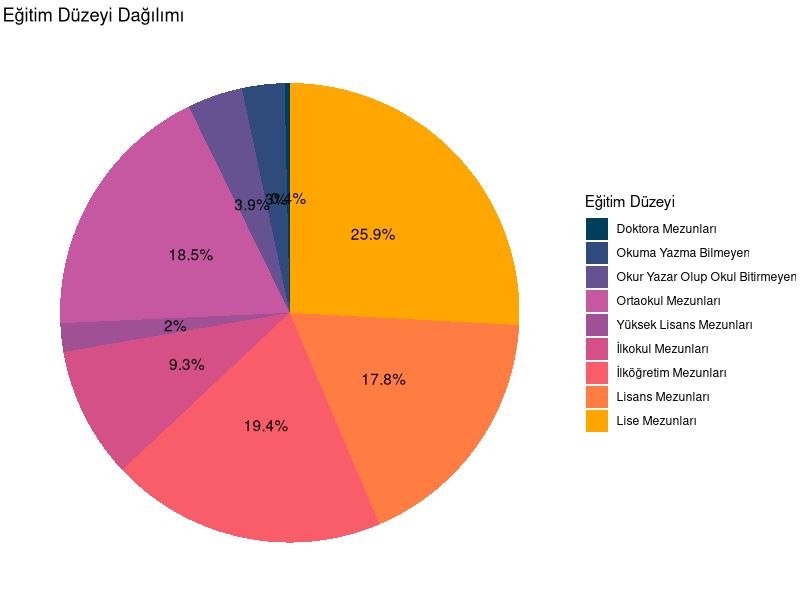
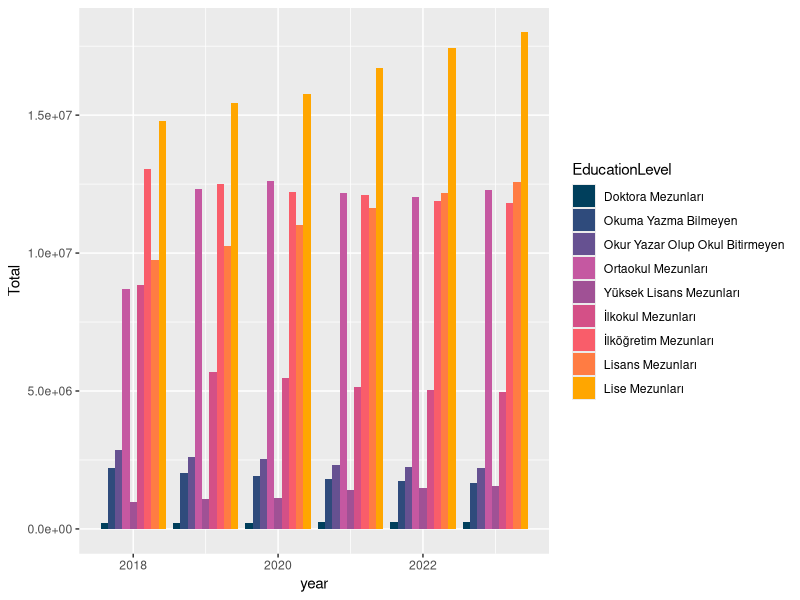
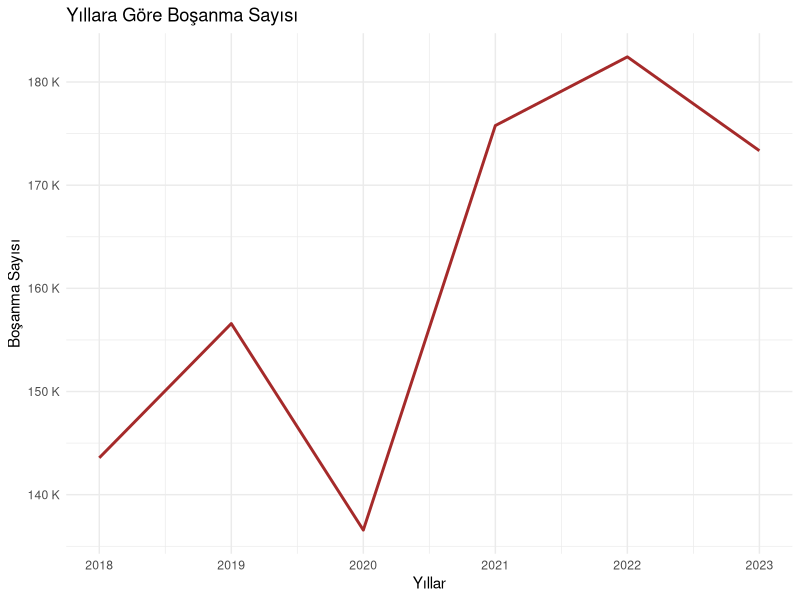
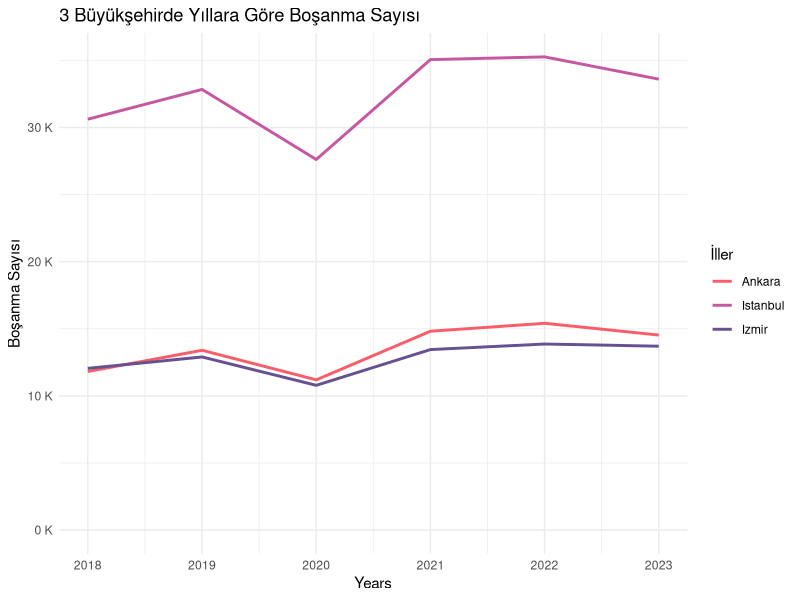
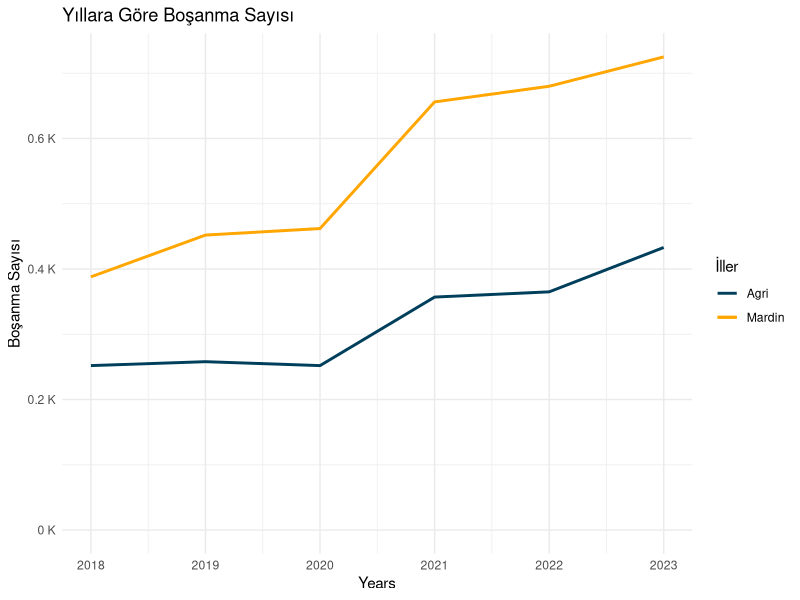
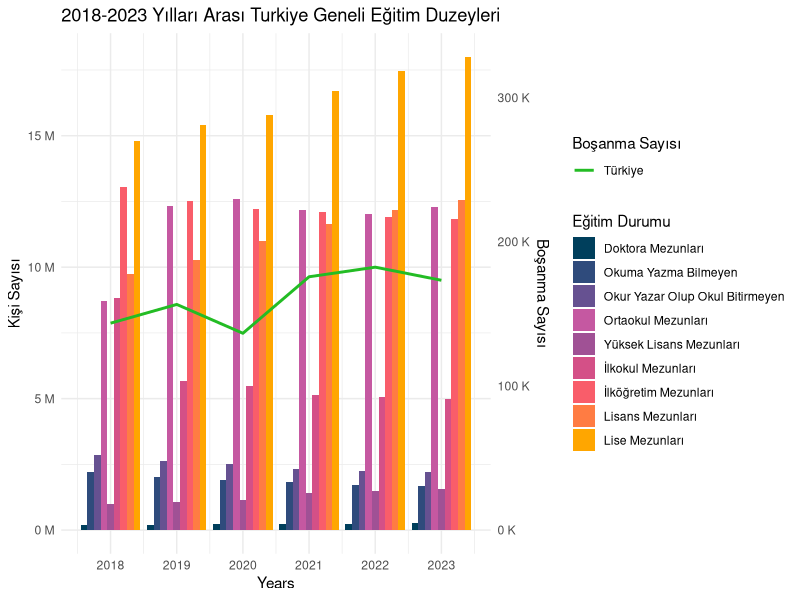
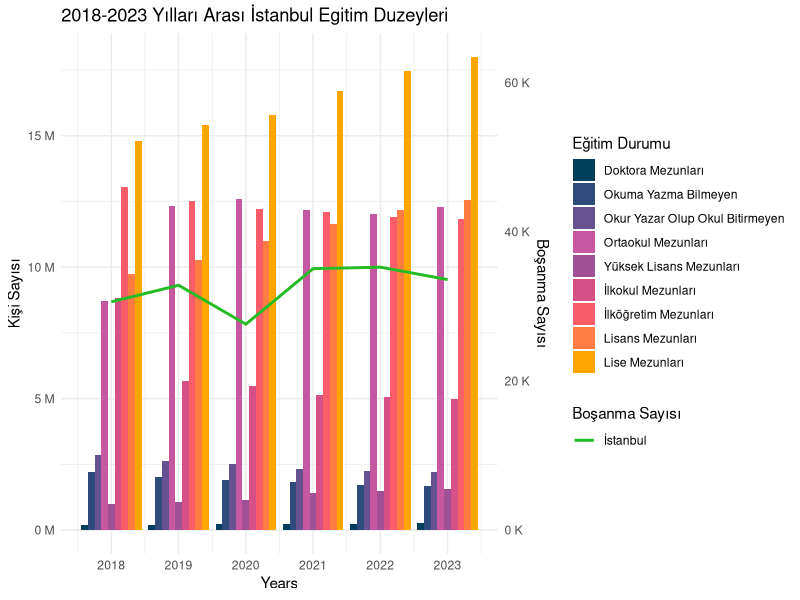
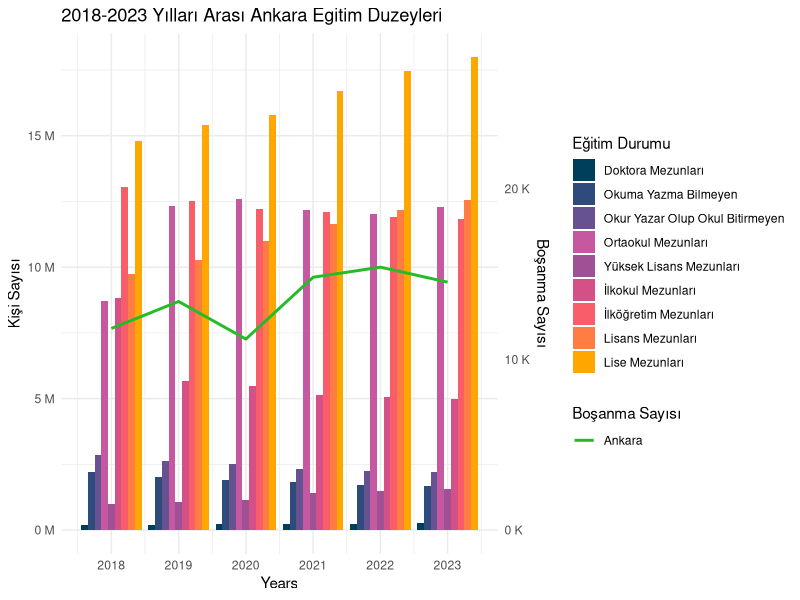

The R script that drew these images, in order:
## ---- chunk 1

  
# Kütüphaneler
suppressPackageStartupMessages(library(readr))
suppressPackageStartupMessages(library(ggplot2))
suppressPackageStartupMessages(library(dplyr))
suppressPackageStartupMessages(library(tidyr))  # pivot_longer fonksiyonu için


# Read bar data
bar_data <- read.csv("./calisma2-veriler/veri_edited_en.csv", header = TRUE, encoding = "UTF-8", sep = ";")

# bar_data ilk 10 satır
knitr::kable(head(bar_data, 10), caption = "Veri Setinin İlk 10 Satırı")

# Reshape bar data to long format
bar_data_long <- bar_data %>%
  pivot_longer(cols = c("illiterate_total", "literate_without_diploma_total", "primary_school_total", "primary_education_total",
                        "lower_secondary_school_total", "upper_secondary_school_total",
                        "universities_and_other_higher_educational_institutions_total",
                        "master_total", "doctorate_total"), names_to = "EducationLevel", values_to = "Total")

# Eğitim düzeyi dağılımı için pie chart
education_summary <- bar_data_long %>%
    group_by(EducationLevel) %>%
    summarize(Total = sum(Total, na.rm = TRUE))

  print(ggplot(education_summary, aes(x = "", y = Total, fill = EducationLevel)) +
    geom_bar(stat = "identity", width = 1) +
    coord_polar("y", start = 0) +
    labs(title = "Eğitim Düzeyi Dağılımı", fill = "Eğitim Düzeyi") +
    theme_void() +
    geom_text(aes(label = paste0(round((Total / sum(Total)) * 100, 1), "%")), 
              position = position_stack(vjust = 0.5)) +
    scale_fill_manual(values = c("doctorate_total" ="#003f5c",
                               "illiterate_total" = "#2f4b7c", 
                               "literate_without_diploma_total" = "#665191",
                               "lower_secondary_school_total" = "#c558a1",
                               "master_total" = "#a05195",
                               "primary_education_total" = "#d45087",
                               "primary_school_total" = "#f95d6a", "universities_and_other_higher_educational_institutions_total" ="#ff7c43",
                               "upper_secondary_school_total" ="#ffa600"
                               ),
                    labels = c("Doktora Mezunları",
                               "Okuma Yazma Bilmeyen",
                               "Okur Yazar Olup Okul Bitirmeyen",
                               "Ortaokul Mezunları",
                               "Yüksek Lisans Mezunları",
                               "İlkokul Mezunları",
                               "İlköğretim Mezunları",
                               "Lisans Mezunları",
                               "Lise Mezunları"
                               )))

print(ggplot(bar_data_long, aes(x = year, fill = EducationLevel)) +
        geom_bar(aes(y = Total), stat = "identity", position = "dodge", alpha = 1) +
        scale_fill_manual(values = c("doctorate_total" ="#003f5c",
                               "illiterate_total" = "#2f4b7c", 
                               "literate_without_diploma_total" = "#665191",
                               "lower_secondary_school_total" = "#c558a1",
                               "master_total" = "#a05195",
                               "primary_education_total" = "#d45087",
                               "primary_school_total" = "#f95d6a", "universities_and_other_higher_educational_institutions_total" ="#ff7c43",
                               "upper_secondary_school_total" ="#ffa600"
                               ),
                    labels = c("Doktora Mezunları",
                               "Okuma Yazma Bilmeyen",
                               "Okur Yazar Olup Okul Bitirmeyen",
                               "Ortaokul Mezunları",
                               "Yüksek Lisans Mezunları",
                               "İlkokul Mezunları",
                               "İlköğretim Mezunları",
                               "Lisans Mezunları",
                               "Lise Mezunları"
                               )))

# Read line data
line_data <- read.csv("./calisma2-veriler/bosanma_verisi_edited.csv", header = TRUE, encoding = "UTF-8", sep = ";")

# line_data ilk 10 satır
knitr::kable(head(line_data, 10), caption = "Veri Setinin İlk 10 Satırı")

# Create line grapfh throught years
  print(ggplot(line_data, aes(x = year)) +
    geom_line(aes(x = year, y = TR, group = "bosanma"), color = "brown", linewidth = 1) +
    scale_y_continuous(
      name = "Boşanma Sayısı",
      labels = function(x) paste(x / 1e3, "K")
    ) +
    scale_x_continuous(
      name = "Yıllar",
      breaks = 2018:2023  # Step 1 on x-axis
    ) +
    labs(title = "Yıllara Göre Boşanma Sayısı") +
    theme_minimal())


 # Create line grapfh throught years
  print(ggplot(line_data, aes(x = year)) +
    geom_line(aes(x = year, y = İstanbul, color = "Istanbul"), linewidth = 1) +
    geom_line(aes(x = year, y = Ankara, color = "Ankara"), linewidth = 1) +
      geom_line(aes(x = year, y = İzmir, color = "Izmir"), linewidth = 1) +
      
      scale_color_manual(name = "İller",
                     values = c("Istanbul" = "#c558a1", "Ankara" = "#f95d6a", "Izmir" = "#665191")) +
    scale_y_continuous(
      name = "Boşanma Sayısı",
      labels = function(x) paste(x / 1e3, "K"),
      limits = c(0, NA)
    ) +
    scale_x_continuous(
      name = "Years",
      breaks = 2018:2023  # Step 1 on x-axis
    ) +
    labs(title = "3 Büyükşehirde Yıllara Göre Boşanma Sayısı") +
    theme_minimal())

 # Create line grapfh throught years
  print(ggplot(line_data, aes(x = year)) +
    geom_line(aes(x = year, y = Ağrı, color = "Agri"), linewidth = 1, show.legend = TRUE) +
    geom_line(aes(x = year, y = Mardin , color = "Mardin"), linewidth = 1) +
      scale_color_manual(name = "İller",
                     values = c("Agri" = "#003f5c", "Mardin" = "#ffa600")) +
    scale_y_continuous(
      name = "Boşanma Sayısı",
      labels = function(x) paste(x / 1e3, "K"),
      limits = c(0,NA)
    ) +
    scale_x_continuous(
      name = "Years",
      breaks = 2018:2023  # Step 1 on x-axis
    ) +
    labs(title = "Yıllara Göre Boşanma Sayısı") +
    theme_minimal())

# Merge data to ensure categories are aligned
merged_data <- merge(bar_data_long, line_data, by = "year", all.x = TRUE)

# İl listesini tanımlama
iller <- c("TR")

for (il in iller) {
  max_value <- max(merged_data[il])
  coef <- 10e6/max_value
  
  # Create the dual-axis plot
  print(ggplot(merged_data, aes(x = year, fill = EducationLevel)) +
    geom_bar(aes(y = Total), stat = "identity", position = "dodge", alpha = 1) +
    geom_line(aes(x = year, y = !!sym(il) * coef, group = "bosanma", color="Türkiye"), linewidth = 1) +
  scale_fill_manual(values = c("doctorate_total" ="#003f5c",
                               "illiterate_total" = "#2f4b7c", 
                               "literate_without_diploma_total" = "#665191",
                               "lower_secondary_school_total" = "#c558a1",
                               "master_total" = "#a05195",
                               "primary_education_total" = "#d45087",
                               "primary_school_total" = "#f95d6a", "universities_and_other_higher_educational_institutions_total" ="#ff7c43",
                               "upper_secondary_school_total" ="#ffa600"
                               ),
                    labels = c("Doktora Mezunları",
                               "Okuma Yazma Bilmeyen",
                               "Okur Yazar Olup Okul Bitirmeyen",
                               "Ortaokul Mezunları",
                               "Yüksek Lisans Mezunları",
                               "İlkokul Mezunları",
                               "İlköğretim Mezunları",
                               "Lisans Mezunları",
                               "Lise Mezunları"
                               )) +
    scale_color_manual(values = c("Türkiye" = "#23bc24"), name = "Boşanma Sayısı") +
    scale_y_continuous(
      name = "Kişi Sayısı",
      sec.axis = sec_axis(~ . / coef, name="Boşanma Sayısı",
                          labels = function(x) paste(x / 1e3, "K")),
      labels = function(x) paste(x / 1e6, "M"),
      limits = c(0, NA)
    ) +
    scale_x_continuous(
      name = "Years",
      breaks = 2018:2023  # Step 1 on x-axis
    ) +
    labs(title = ifelse(il == "TR", "2018-2023 Yılları Arası Turkiye Geneli Eğitim Duzeyleri", paste("2018-2023 Yılları Arası", il, "Egitim Duzeyleri")), fill = "Eğitim Durumu") +
    theme_minimal())
}


iller <- c("İstanbul", "Ankara", "İzmir", "Ardahan", "Bayburt", "Tunceli")

for (il in iller) {
  max_value <- max(merged_data[il])
  coef <- 10e6/max_value
  
  # Create the dual-axis plot
  print(ggplot(merged_data, aes(x = year, fill = EducationLevel)) +
    geom_bar(aes(y = Total), stat = "identity", position = "dodge", alpha = 1) +
    geom_line(aes(x = year, y = !!sym(il) * coef, group = "bosanma", color = "bosanma"), linewidth = 1) +
  scale_fill_manual(values = c("doctorate_total" ="#003f5c",
                               "illiterate_total" = "#2f4b7c", 
                               "literate_without_diploma_total" = "#665191",
                               "lower_secondary_school_total" = "#c558a1",
                               "master_total" = "#a05195",
                               "primary_education_total" = "#d45087",
                               "primary_school_total" = "#f95d6a", "universities_and_other_higher_educational_institutions_total" ="#ff7c43",
                               "upper_secondary_school_total" ="#ffa600"
                               ),
                    labels = c("Doktora Mezunları",
                               "Okuma Yazma Bilmeyen",
                               "Okur Yazar Olup Okul Bitirmeyen",
                               "Ortaokul Mezunları",
                               "Yüksek Lisans Mezunları",
                               "İlkokul Mezunları",
                               "İlköğretim Mezunları",
                               "Lisans Mezunları",
                               "Lise Mezunları"
                               )) +
    scale_color_manual(values = c("bosanma" = "#23bc24"), name = "Boşanma Sayısı" , labels= c(il)) +
    scale_y_continuous(
      name = "Kişi Sayısı",
      sec.axis = sec_axis(~ . / coef, name="Boşanma Sayısı",
                          labels = function(x) paste(x / 1e3, "K")),
      labels = function(x) paste(x / 1e6, "M")
    ) +
    scale_x_continuous(
      name = "Years",
      breaks = 2018:2023  # Step 1 on x-axis
    ) +
    labs(title = ifelse(il == "TR", "2018-2023 Yılları Arası Turkiye Geneli Eğitim Duzeyleri", paste("2018-2023 Yılları Arası", il, "Egitim Duzeyleri")), fill = "Eğitim Durumu") +
    theme_minimal())
}
